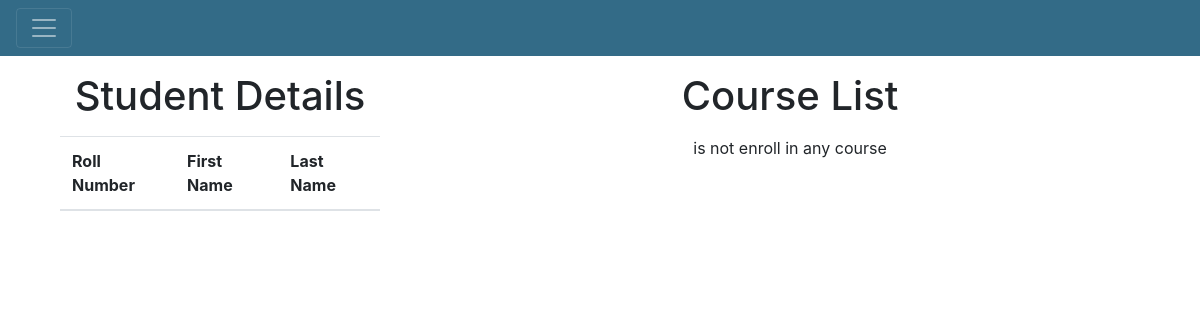
Before: /student/8 (signed in) with the older database file.
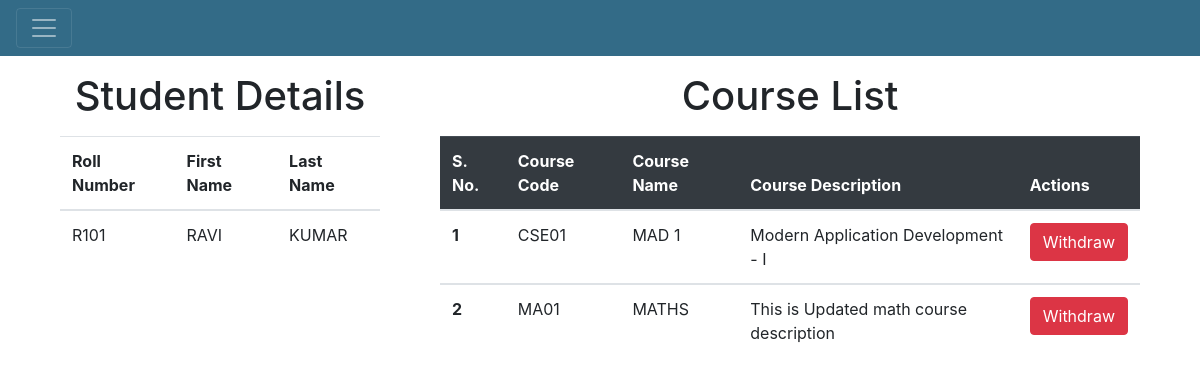
After: the same page with the newer database file.
### website_code/models.py (models this page shows)
class Student(db.Model):
    __tablename__='student'
    student_id = db.Column(db.Integer,primary_key=True,autoincrement=True)
    roll_number = db.Column(db.String,unique=True,nullable=False)
    first_name = db.Column(db.String)
    last_name = db.Column(db.String)

class Course(db.Model):
    __tablename__ = 'course'
    course_id = db.Column(db.Integer , primary_key=True,autoincrement=True)
    course_code = db.Column(db.String,unique=True,nullable=False)
    course_name = db.Column(db.String,nullable=False)
    course_description = db.Column(db.String)

### website_code/views.py (the view)
@views.route("/student/<var1>",methods=["GET", "POST"])
@login_required
def create_detail_student(var1):
    if var1=="create":
        if request.method=="POST":
            r_n,f_n,l_n=request.form["roll"],request.form["f_name"],request.form["l_name"]
            try:
                new_std=Student(roll_number=r_n,first_name=f_n,last_name=l_n)
                db.session.add(new_std)
                db.session.commit()
                return redirect(url_for('views.home'))
            except IntegrityError:
                db.session.rollback()
                flash('Student already exist. Use a different Roll Number',category="error")
        return render_template("create_student.html", user=current_user)
    elif var1.isdigit():
        std=Student.query.filter(Student.student_id == var1).first()
        en_list=db.session.query(Course.course_id,Course.course_code,Course.course_name,Course.course_description).join(Enrollments).filter(Enrollments.estudent_id==var1).all()
        return render_template("student_detail.html" , std=std, en_list=en_list, user=current_user)

### website_code/__init__.py (called while the page is built)
def make_app():     # we are making our flask app.
    app=Flask(__name__)
    app.config["SECRET_KEY"] = "This is a secret ket" # this secret key is used to encrypt session and cookies data related to website.
    app.config['SQLALCHEMY_DATABASE_URI'] = "sqlite:///first_website_database.sqlite3"
    db.init_app(app)
    from .views import views  # first views is the file name (it has to start with dot) and second views is the variable name in views.py
    from .authentication import auth  # this make it more clear. compare it with views.
    app.register_blueprint(views, url_prefix="/")
    app.register_blueprint(auth, url_prefix="/")
    login_mngr=LoginManager()
    login_mngr.login_view = 'auth.login'
    login_mngr.init_app(app)
    @login_mngr.user_loader
    def load_user(user_id):
        return User.query.get(int(user_id))
    return app

### website_code/templates/student_detail.html (shortened to what this page needs)
{% extends 'base.html'%}
{% block content %}
<div class="row">
    <div class="col-4">
        <div class="my-3">
            <h1 class="text-center">Student Details</h1>
        </div>
        <div class="container-fluid">
            <table class="table">
                <thead>
                    <tr>
                        <th>Roll Number</th>
                        <th>First Name</th>
                        <th>Last Name</th>
                    </tr>
                </thead>
                <tbody>
                    <tr>
                        <td>{{ std["roll_number"] }}</td>
                        <td>{{ std["first_name"] }}</td>
                        <td>{{ std["last_name"] }}</td>
                    </tr>
                </tbody>
            </table>
        </div>
    </div>
    <div class="col-8">
        <div class="my-3">
            <h1 class="text-center">Course List</h1>
        </div>
        {% if en_list %}
        <div class="container-fluid">
            <table class="table">
                <thead class="table-dark">
                    <tr>
                        <th scope="col">S. No.</th>
                        <th scope="col">Course Code</th>
                        <th scope="col">Course Name</th>
                        <th scope="col">Course Description</th>
                        <th scope="col">Actions</th>
                    </tr>
                </thead>
                {% for ind in range(en_list|length) %}
                <tbody>
                    <tr>
                        <th scope="row">{{ ind+1 }}</th>
                        <td>{{ en_list[ind]["course_code"] }}</td>
                        <td>{{ en_list[ind]["course_name"] }}</td>
                        <td>{{ en_list[ind]["course_description"] }}</td>
                        <td>
                            <a href="/student/{{std['student_id']}}/withdraw/{{en_list[ind]['course_id']}}">
                                <button type="button" class="btn btn-danger">
                                    Withdraw
                                </button>
                            </a>
                        </td>
                    </tr>
                </tbody>
                {% endfor %}
            </table>
        {% else %}
            <p class="text-center">{{ std["first_name"] }} is not enroll in any course</p>
        {% endif %}
        </div>
    </div>
</div>
{% endblock content %}

### website_code/templates/base.html (shortened to what this page needs)
<!DOCTYPE html>
<html lang="en">
<head>
    <link
      rel="stylesheet"
      href="https://stackpath.bootstrapcdn.com/bootstrap/4.4.1/css/bootstrap.min.css"
    />
    <link
      rel="stylesheet"
      href="https://stackpath.bootstrapcdn.com/font-awesome/4.7.0/css/font-awesome.min.css"
    />
</head>
<body>
    <nav class="navbar navbar-expend-lg navbar-dark bg-dark">
        <button class="navbar-toggler" type="button" data-toggle="collapse" data-target="#navbar">
            <span class="navbar-toggler-icon"></span>
        </button>
    </nav>
    <div class="container">
        {% block content %} {% endblock content %}
    </div>
</body>
</html>

### website_code/templates/base.html (style rules this page uses)
.bg-dark { background-color: #336B87 !important; }

Changed rows visible on the page:
added Student: roll_number "R101", first_name "RAVI", last_name "KUMAR"
now on this page (row unchanged): Course: course_code "CSE01", course_name "MAD 1", course_description "Modern Application Development - I"
added Course: course_code "MA01", course_name "MATHS", course_description "This is Updated math course description"
Other visible differences:
text no longer shown: "is not enroll in any course"
text now shown: "S. No. Course Code Course Name Course Description Actions"
new list line: "1 Withdraw"
new list line: "2 Withdraw"
